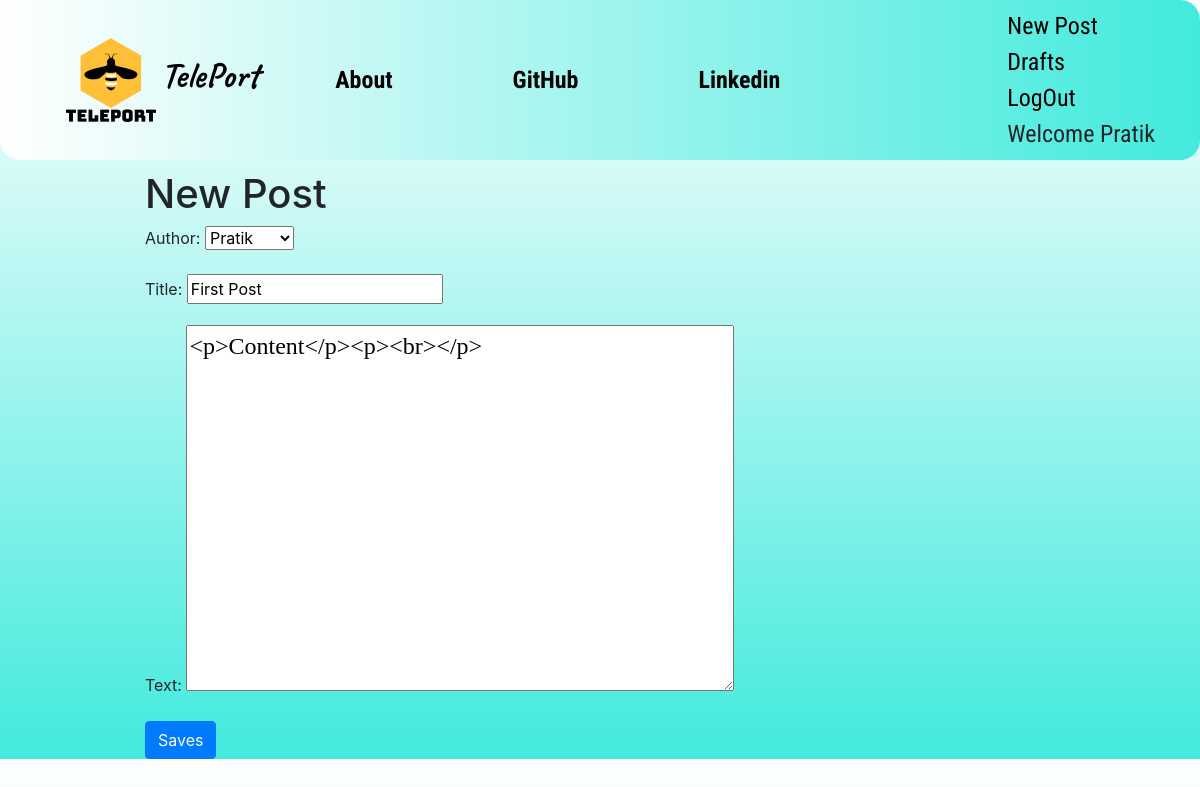
The page /post/7/edit/ (signed in) on the database its author committed.
### blog/models.py (models this page shows, shortened)
class Post(models.Model):
    author = models.ForeignKey('auth.User',on_delete=models.CASCADE)
    title = models.CharField(max_length=256)
    text = models.TextField()
    create_date = models.DateTimeField(default=timezone.now())
    published_date = models.DateTimeField(blank=True,null=True)

### blog/views.py (the view)
# urls.py: url(r'^post/(?P<pk>\d+)/edit/$',views.PostUpdateView.as_view(),name='post_edit'),
class PostUpdateView(LoginRequiredMixin,UpdateView):
    login_url = '/login/'
    redirect_field_name = 'blog/post_detail.html'
    form_class = PostForm
    model = Post

### blog/forms.py
class PostForm(forms.ModelForm):
    class Meta():
        model = Post
        fields =('author','title','text')
        widgets = {
            'title':forms.TextInput(attrs={'class':'textinputclass'}),
            'text':forms.Textarea(attrs={'class':'editable medium-editor-textarea postcontent'})
        }

### blog/templates/blog/post_form.html (shortened to what this page needs)
{% extends "blog/base.html" %}
{% block content %}
  <div class="_Post_form_">
  <h1>New Post</h1>
  <form class="post-form" method="post">
    {{form.as_p}}
    <button type="submit" class='save btn btn-default btn-primary'>Saves</button>
  </form>
  </div>
{% endblock %}

### blog/templates/blog/base.html (shortened to what this page needs)
<!DOCTYPE html>
{% load static %}
<html lang="en" dir="ltr">
  <head>
          <link rel="stylesheet" href="https://stackpath.bootstrapcdn.com/bootstrap/4.5.0/css/bootstrap.min.css">
          <link rel="stylesheet" href="//cdn.jsdelivr.net/npm/medium-editor@latest/dist/css/medium-editor.min.css" type="text/css" media="screen" charset="utf-8">
          <link rel="stylesheet" href="{% static 'css/blog.css' %}">
  </head >
  <body>
<nav class='navbar navbar-default techfont custom-navbar '>
  <div class="container">
    <ul  class='navbar nav'>
      <li>  <a class='navbar-brand bigbrand' href="{% url 'post_list' %}"> <img src="{%static 'image/logo.png' %}" width='100px' height='100px'>TelePort</a></li><hr>
      <li> <a class='navbar-item' href="{% url 'about' %}">  About</a></li>
      <li> <a class='navbar-item' href="https://www.github.com">  GitHub</a></li>
      <li> <a class='navbar-item' href="https://www.linkedin.com">  Linkedin</a></li>
    </ul>
    <ul class='nav navbar-nav navbar-right' >
      {% if user.is_authenticated %}
      <li>
          <a href="{% url 'post_new' %}">New Post</a>
      </li>
      <li>
          <a href="{% url 'post_draft_list' %}">Drafts</a>
      </li>
      <li>
          <a href="{% url 'logout' %}">LogOut</a>
      </li>
      <li>
          <a >Welcome {{user.username}}</a>
      </li>
      {% else %}
      <li>
        <a  class='nav navbar-right'  href="{% url 'login' %}"><i class="fas fa-contact"></i>Login</a>
      </li>
      {% endif%}
    </ul>
  </div>
</nav>
<div class="content container">
  <div class="row">
    <div class="col-md-8">
      <div class="blog-post">
        {% block content %}
        {% endblock %}
      </div>
    </div>
  </div>
</div>
  </body>
</html>

### blog/static/css/blog.css (style rules this page uses)
.techfont { font-family: 'Roboto Condensed', sans-serif; font-size:1.5em; margin-bottom: 10px; }
.bigbrand { font-family: 'Roboto Condensed', sans-serif; font-weight: bolder; font-size:1.5em; }
.postcontent { font-family:'Montserrat'; font-size:1.5em; }

### rows shown on the page
Post: author "Pratik", title "First Post", text "<p>Content</p><p><br></p>"

### other values the page prints
{{ user.username }} "Pratik"
